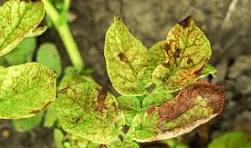
#> input picture VisionQC-Backend/VisionQC-Backend/wwwroot/uploads/scans/0055463b-f905-4605-be26-2b7d4bfe20b0.jpeg, 251 x 148 px
$ python -i plant_presence.py   (imports and definitions only)
#> lines starting #> are read from the running program, lines starting #| are printed output that depends on the picture
from __future__ import annotations

import cv2
import numpy as np

from photo_quality import decode_image
from schemas import PlantPresenceReport

#this file checks that Does this image look enough like a plant/leaf image?
# Keep this threshold conservative: the gate should reject obvious non-plant images
# without blocking real plant photos that have unusual colors or backgrounds.
MIN_PLANT_CONFIDENCE = 0.18

#This calculates how much of the image matches a condition
def ratio(mask: np.ndarray) -> float:
    return float(np.count_nonzero(mask) / max(mask.size, 1))


# [58 lines that did not run here, left out]

>>> import cv2
>>> picture = cv2.imread('../../VisionQC-Backend/VisionQC-Backend/wwwroot/uploads/scans/0055463b-f905-4605-be26-2b7d4bfe20b0.jpeg', cv2.IMREAD_GRAYSCALE)
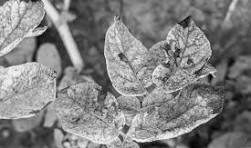
#> picture: shape (148, 251); min 0, max 253, mean 129.5
#> (the run stopped early here; a loop or call above may not have finished)

$ run again, on VisionQC-Backend/VisionQC-Backend/wwwroot/uploads/scans/084e2600-150e-44fc-8ef9-85f668d39514.jpeg
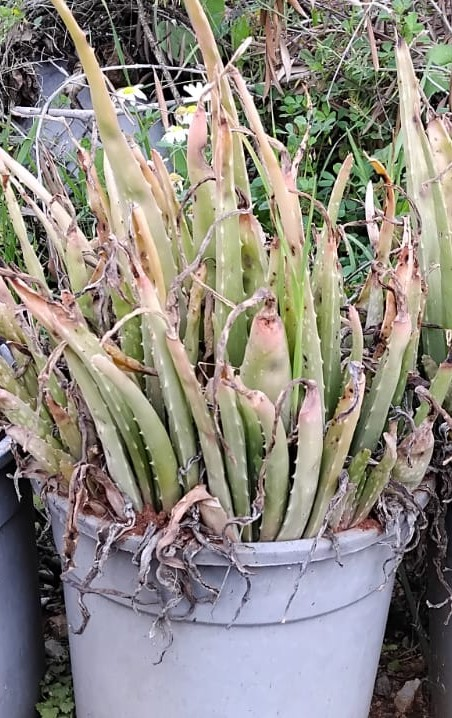
#> input picture VisionQC-Backend/VisionQC-Backend/wwwroot/uploads/scans/084e2600-150e-44fc-8ef9-85f668d39514.jpeg, 452 x 718 px
#> `picture = cv2.imread('../../VisionQC-Backend/VisionQC-Backend/wwwroot/..`:
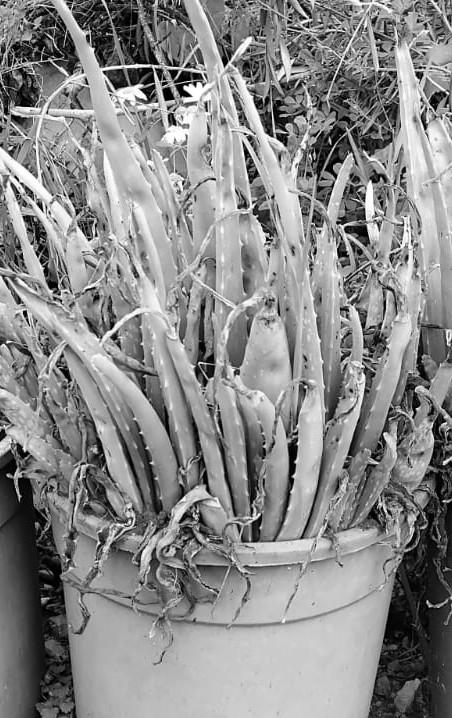
#> picture: shape (718, 452); min 0, max 255, mean 137.5
